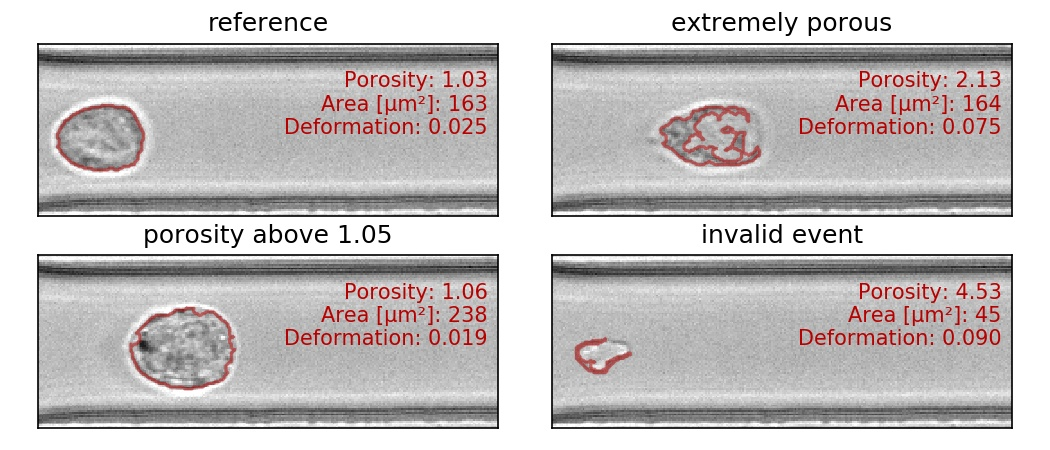

Write the Python code that produced this figure.
import dclab
import matplotlib.pylab as plt


# dataset
ds = dclab.new_dataset("fluorescence/fluorescence.rtdc")

evts = {"reference": 397,
        "extremely porous": 8228,
        "porosity above 1.05": 347,
        "invalid event": 4740,
        }

# plot
fig = plt.figure(figsize=(7, 3))


for ii, key in enumerate(evts.keys()):
    evt = evts[key] - 1
    axi = plt.subplot(2, 2, ii+1, title=key)
    text = "Porosity: {:.2f}\n".format(ds["area_ratio"][evt]) \
           + "Area [µm²]: {:.0f}\n".format(ds["area_um"][evt]) \
           + "Deformation: {:.3f}".format(ds["deform"][evt])
    axi.text(250, 15, text,
             va="top", ha="right", color="#B80000")
    image = ds["image"][evt]
    contour = ds["contour"][evt]
    axi.imshow(image, cmap="gray", vmin=0, vmax=100)
    plt.plot(contour[:, 0], contour[:, 1], color="#B80000", alpha=.5)
    axi.set_yticks([])
    axi.set_xticks([])


plt.tight_layout()
plt.savefig("qg_filter_porosity.jpg", dpi=150)
plt.show()
